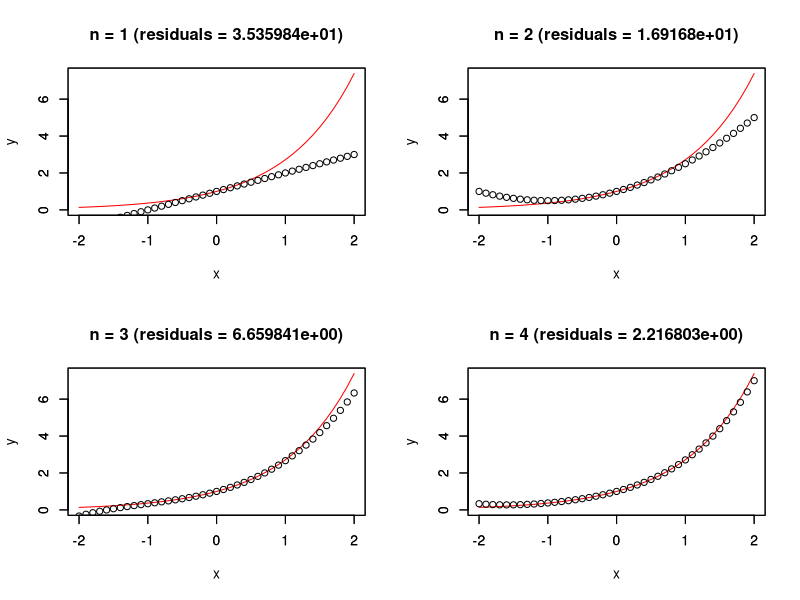
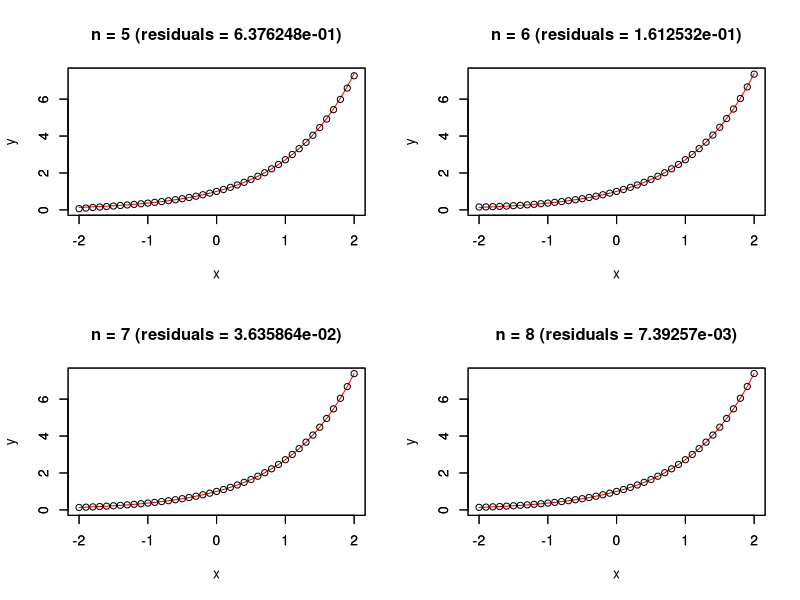
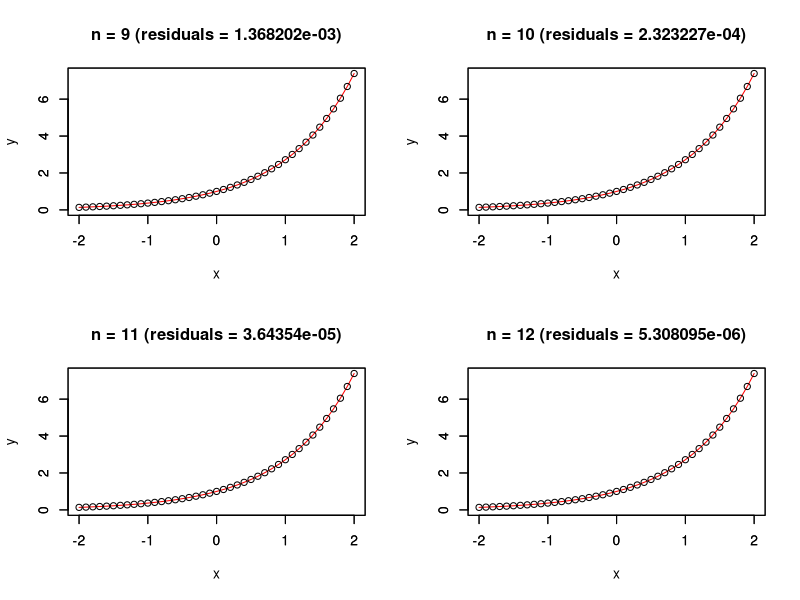

Source code (R) for these figures, in order:
#
# Taylor expansion example

# set the xdata to use in taylor prediction
xdata <- seq(-2, 2, 0.1)

# original function
f <- function(e) { 
  return(exp(e))
}

# partial taylor expansion of function for each n
t <- function(x,a,n) {
  return(exp(a) / factorial(n) * (x - a)^n)
}

# full taylor expansion
h <- function(x,a,k) { 
  sum_v <- 0
  for (i in 0:k ) {
    sum_v <- sum_v + t(x,a,i)
  }
  return(sum_v)
}

# after n = 5 it starts to 
# show plots of approximation
len <- 1:12
par(mfrow=c(2,2))

for ( i in len) {
  plot(xdata, f(xdata)    , xlim = c(-2,2), ylim = c(0, f(xdata[length(xdata)]) ), type = 'l', ylab = '', xlab ='', col = 'red')
  par(new=T)
  plot(xdata, h(xdata,0,i), xlim = c(-2,2), ylim = c(0, f(xdata[length(xdata)]) ), ylab = 'y', xlab = 'x')
  title(paste0('n = ', i, ' (residuals = ', format(sum(abs(f(xdata) - h(xdata,0,i))), scientific = TRUE) ,')'))
}
